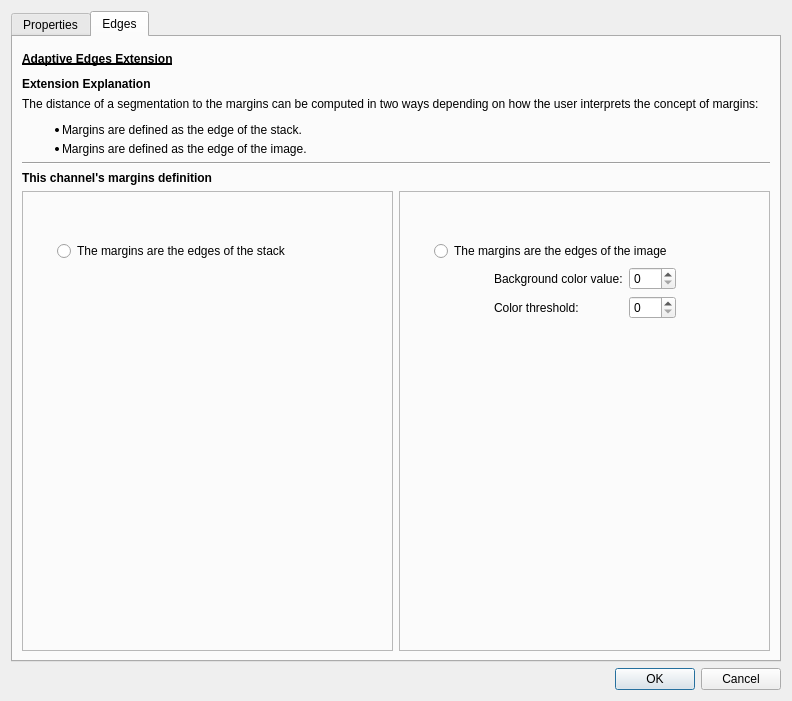
<?xml version="1.0" encoding="UTF-8"?>
<ui version="4.0">
 <class>ChannelInspector</class>
 <widget class="QDialog" name="ChannelInspector">
  <property name="geometry">
   <rect>
    <x>0</x>
    <y>0</y>
    <width>792</width>
    <height>701</height>
   </rect>
  </property>
  <property name="windowTitle">
   <string>Channel Inspector</string>
  </property>
  <layout class="QVBoxLayout" name="verticalLayout_9">
   <item>
    <widget class="QTabWidget" name="tabWidget">
     <property name="tabShape">
      <enum>QTabWidget::Rounded</enum>
     </property>
     <property name="currentIndex">
      <number>1</number>
     </property>
     <property name="elideMode">
      <enum>Qt::ElideNone</enum>
     </property>
     <widget class="QWidget" name="propertiesTab">
      <property name="toolTip">
       <string>Channel properties tab</string>
      </property>
      <property name="statusTip">
       <string>Channel properties tab</string>
      </property>
      <attribute name="title">
       <string>Properties</string>
      </attribute>
      <layout class="QVBoxLayout" name="verticalLayout_6">
       <item>
        <layout class="QHBoxLayout" name="mainLayout">
         <property name="sizeConstraint">
          <enum>QLayout::SetMaximumSize</enum>
         </property>
         <item>
          <layout class="QVBoxLayout" name="verticalLayout" stretch="0,0,0,0,0,0,0">
           <property name="sizeConstraint">
            <enum>QLayout::SetMinimumSize</enum>
           </property>
           <item>
            <widget class="QGroupBox" name="groupBox">
             <property name="sizePolicy">
              <sizepolicy hsizetype="MinimumExpanding" vsizetype="MinimumExpanding">
               <horstretch>0</horstretch>
               <verstretch>0</verstretch>
              </sizepolicy>
             </property>
             <property name="minimumSize">
              <size>
               <width>140</width>
               <height>0</height>
              </size>
             </property>
             <property name="title">
              <string>Spacing</string>
             </property>
             <property name="alignment">
              <set>Qt::AlignLeading|Qt::AlignLeft|Qt::AlignTop</set>
             </property>
             <layout class="QVBoxLayout" name="verticalLayout_2">
              <item>
               <layout class="QHBoxLayout" name="horizontalLayout">
                <item>
                 <widget class="QLabel" name="spacingX">
                  <property name="text">
                   <string>X:</string>
                  </property>
                 </widget>
                </item>
                <item>
                 <widget class="QDoubleSpinBox" name="spacingXBox">
                  <property name="toolTip">
                   <string>X coordinate spacing </string>
                  </property>
                  <property name="statusTip">
                   <string>X coordinate spacing </string>
                  </property>
                  <property name="suffix">
                   <string> nm</string>
                  </property>
                  <property name="decimals">
                   <number>4</number>
                  </property>
                  <property name="maximum">
                   <double>99999.990000000005239</double>
                  </property>
                 </widget>
                </item>
               </layout>
              </item>
              <item>
               <layout class="QHBoxLayout" name="horizontalLayout_2">
                <item>
                 <widget class="QLabel" name="label_2">
                  <property name="text">
                   <string>Y:</string>
                  </property>
                 </widget>
                </item>
                <item>
                 <widget class="QDoubleSpinBox" name="spacingYBox">
                  <property name="toolTip">
                   <string>Y coordinate spacing </string>
                  </property>
                  <property name="statusTip">
                   <string>Y coordinate spacing </string>
                  </property>
                  <property name="suffix">
                   <string> nm</string>
                  </property>
                  <property name="decimals">
                   <number>4</number>
                  </property>
                  <property name="maximum">
                   <double>99999.990000000005239</double>
                  </property>
                 </widget>
                </item>
               </layout>
              </item>
              <item>
               <layout class="QHBoxLayout" name="horizontalLayout_3">
                <item>
                 <widget class="QLabel" name="label_3">
                  <property name="text">
                   <string>Z:</string>
                  </property>
                 </widget>
                </item>
                <item>
                 <widget class="QDoubleSpinBox" name="spacingZBox">
                  <property name="toolTip">
                   <string>Z coordinate spacing </string>
                  </property>
                  <property name="statusTip">
                   <string>Z coordinate spacing </string>
                  </property>
                  <property name="suffix">
                   <string> nm</string>
                  </property>
                  <property name="decimals">
                   <number>4</number>
                  </property>
                  <property name="maximum">
                   <double>99999.990000000005239</double>
                  </property>
                 </widget>
                </item>
               </layout>
              </item>
              <item>
               <layout class="QHBoxLayout" name="horizontalLayout_10">
                <item>
                 <spacer name="horizontalSpacer">
                  <property name="orientation">
                   <enum>Qt::Horizontal</enum>
                  </property>
                  <property name="sizeHint" stdset="0">
                   <size>
                    <width>40</width>
                    <height>20</height>
                   </size>
                  </property>
                 </spacer>
                </item>
                <item>
                 <widget class="QLabel" name="label_4">
                  <property name="text">
                   <string>Units:</string>
                  </property>
                 </widget>
                </item>
                <item>
                 <widget class="QComboBox" name="unitsBox">
                  <property name="toolTip">
                   <string>Spacing units</string>
                  </property>
                  <property name="statusTip">
                   <string>Spacing units</string>
                  </property>
                  <property name="frame">
                   <bool>true</bool>
                  </property>
                  <item>
                   <property name="text">
                    <string> nm</string>
                   </property>
                  </item>
                  <item>
                   <property name="text">
                    <string> um</string>
                   </property>
                  </item>
                 </widget>
                </item>
                <item>
                 <spacer name="horizontalSpacer_2">
                  <property name="orientation">
                   <enum>Qt::Horizontal</enum>
                  </property>
                  <property name="sizeHint" stdset="0">
                   <size>
                    <width>40</width>
                    <height>20</height>
                   </size>
                  </property>
                 </spacer>
                </item>
               </layout>
              </item>
             </layout>
            </widget>
           </item>
           <item>
            <widget class="QGroupBox" name="groupBox_2">
             <property name="title">
              <string>Opacity</string>
             </property>
             <layout class="QVBoxLayout" name="verticalLayout_5" stretch="0,0">
              <item>
               <layout class="QHBoxLayout" name="horizontalLayout_4">
                <item>
                 <widget class="QSlider" name="opacitySlider">
                  <property name="toolTip">
                   <string>Channel's opacity value</string>
                  </property>
                  <property name="statusTip">
                   <string>Channel's opacity value</string>
                  </property>
                  <property name="maximum">
                   <number>100</number>
                  </property>
                  <property name="orientation">
                   <enum>Qt::Horizontal</enum>
                  </property>
                  <property name="invertedAppearance">
                   <bool>false</bool>
                  </property>
                  <property name="invertedControls">
                   <bool>false</bool>
                  </property>
                  <property name="tickPosition">
                   <enum>QSlider::NoTicks</enum>
                  </property>
                 </widget>
                </item>
                <item>
                 <widget class="QSpinBox" name="opacityBox">
                  <property name="toolTip">
                   <string>Channel's opacity value</string>
                  </property>
                  <property name="statusTip">
                   <string>Channel's opacity value</string>
                  </property>
                  <property name="suffix">
                   <string> %</string>
                  </property>
                  <property name="prefix">
                   <string/>
                  </property>
                  <property name="maximum">
                   <number>100</number>
                  </property>
                 </widget>
                </item>
               </layout>
              </item>
              <item>
               <widget class="QCheckBox" name="opacityCheck">
                <property name="text">
                 <string>Automatically managed</string>
                </property>
               </widget>
              </item>
             </layout>
            </widget>
           </item>
           <item>
            <widget class="QGroupBox" name="hueGroupBox">
             <property name="title">
              <string>Hue</string>
             </property>
             <layout class="QVBoxLayout" name="verticalLayout_3">
              <item>
               <layout class="QHBoxLayout" name="horizontalLayout_6" stretch="1,0">
                <item>
                 <widget class="QLabel" name="label">
                  <property name="text">
                   <string>Hue</string>
                  </property>
                 </widget>
                </item>
                <item>
                 <widget class="QSpinBox" name="hueBox">
                  <property name="minimumSize">
                   <size>
                    <width>0</width>
                    <height>0</height>
                   </size>
                  </property>
                  <property name="toolTip">
                   <string>Channel's hue value</string>
                  </property>
                  <property name="statusTip">
                   <string>Channel's hue value</string>
                  </property>
                  <property name="minimum">
                   <number>-1</number>
                  </property>
                  <property name="maximum">
                   <number>359</number>
                  </property>
                 </widget>
                </item>
               </layout>
              </item>
             </layout>
            </widget>
           </item>
           <item>
            <widget class="QGroupBox" name="groupBox_4">
             <property name="title">
              <string>Saturation</string>
             </property>
             <layout class="QHBoxLayout" name="horizontalLayout_7">
              <item>
               <widget class="QSlider" name="saturationSlider">
                <property name="toolTip">
                 <string>Channel's saturation value</string>
                </property>
                <property name="statusTip">
                 <string>Channel's saturation value</string>
                </property>
                <property name="maximum">
                 <number>100</number>
                </property>
                <property name="orientation">
                 <enum>Qt::Horizontal</enum>
                </property>
               </widget>
              </item>
              <item>
               <widget class="QSpinBox" name="saturationBox">
                <property name="toolTip">
                 <string>Channel's saturation value</string>
                </property>
                <property name="statusTip">
                 <string>Channel's saturation value</string>
                </property>
                <property name="suffix">
                 <string> %</string>
                </property>
                <property name="maximum">
                 <number>100</number>
                </property>
               </widget>
              </item>
             </layout>
            </widget>
           </item>
           <item>
            <widget class="QGroupBox" name="groupBox_5">
             <property name="title">
              <string>Contrast</string>
             </property>
             <layout class="QHBoxLayout" name="horizontalLayout_8">
              <item>
               <widget class="QSlider" name="contrastSlider">
                <property name="toolTip">
                 <string>Channel's contrast value</string>
                </property>
                <property name="statusTip">
                 <string>Channel's contrast value</string>
                </property>
                <property name="minimum">
                 <number>-255</number>
                </property>
                <property name="maximum">
                 <number>255</number>
                </property>
                <property name="tracking">
                 <bool>true</bool>
                </property>
                <property name="orientation">
                 <enum>Qt::Horizontal</enum>
                </property>
                <property name="tickPosition">
                 <enum>QSlider::NoTicks</enum>
                </property>
               </widget>
              </item>
              <item>
               <widget class="QSpinBox" name="contrastBox">
                <property name="toolTip">
                 <string>Channel's contrast value</string>
                </property>
                <property name="statusTip">
                 <string>Channel's contrast value</string>
                </property>
                <property name="suffix">
                 <string> %</string>
                </property>
                <property name="minimum">
                 <number>-100</number>
                </property>
                <property name="maximum">
                 <number>100</number>
                </property>
               </widget>
              </item>
             </layout>
            </widget>
           </item>
           <item>
            <widget class="QGroupBox" name="groupBox_6">
             <property name="title">
              <string>Brightness</string>
             </property>
             <layout class="QHBoxLayout" name="horizontalLayout_9">
              <item>
               <widget class="QSlider" name="brightnessSlider">
                <property name="toolTip">
                 <string>Channel's intensity value</string>
                </property>
                <property name="statusTip">
                 <string>Channel's intensity value</string>
                </property>
                <property name="minimum">
                 <number>-255</number>
                </property>
                <property name="maximum">
                 <number>255</number>
                </property>
                <property name="orientation">
                 <enum>Qt::Horizontal</enum>
                </property>
                <property name="tickPosition">
                 <enum>QSlider::NoTicks</enum>
                </property>
               </widget>
              </item>
              <item>
               <widget class="QSpinBox" name="brightnessBox">
                <property name="toolTip">
                 <string>Channel's intensity value</string>
                </property>
                <property name="statusTip">
                 <string>Channel's intensity value</string>
                </property>
                <property name="frame">
                 <bool>true</bool>
                </property>
                <property name="suffix">
                 <string> %</string>
                </property>
                <property name="minimum">
                 <number>-100</number>
                </property>
                <property name="maximum">
                 <number>100</number>
                </property>
               </widget>
              </item>
             </layout>
            </widget>
           </item>
           <item>
            <spacer name="verticalSpacer">
             <property name="orientation">
              <enum>Qt::Vertical</enum>
             </property>
             <property name="sizeHint" stdset="0">
              <size>
               <width>20</width>
               <height>40</height>
              </size>
             </property>
            </spacer>
           </item>
          </layout>
         </item>
        </layout>
       </item>
      </layout>
     </widget>
     <widget class="QWidget" name="edgesTab">
      <property name="toolTip">
       <string>Channel margins tab</string>
      </property>
      <property name="statusTip">
       <string>Channel margins tab</string>
      </property>
      <attribute name="title">
       <string>Edges</string>
      </attribute>
      <layout class="QVBoxLayout" name="verticalLayout_8">
       <item>
        <widget class="QLabel" name="label_5">
         <property name="minimumSize">
          <size>
           <width>0</width>
           <height>25</height>
          </size>
         </property>
         <property name="font">
          <font>
           <weight>75</weight>
           <bold>true</bold>
           <underline>true</underline>
          </font>
         </property>
         <property name="text">
          <string>Adaptive Edges Extension</string>
         </property>
        </widget>
       </item>
       <item>
        <widget class="QLabel" name="label_6">
         <property name="font">
          <font>
           <weight>75</weight>
           <bold>true</bold>
          </font>
         </property>
         <property name="text">
          <string>Extension Explanation</string>
         </property>
        </widget>
       </item>
       <item>
        <widget class="QLabel" name="label_7">
         <property name="text">
          <string>&lt;html&gt;&lt;head/&gt;&lt;body&gt;&lt;p&gt;The distance of a segmentation to the margins can be computed in two ways depending on how the user interprets the concept of margins:&lt;/p&gt;&lt;ul style=&quot;margin-top: 0px; margin-bottom: 0px; margin-left: 0px; margin-right: 0px; -qt-list-indent: 1;&quot;&gt;&lt;li style=&quot; margin-top:5px; margin-bottom:5px; margin-left:0px; margin-right:0px; -qt-block-indent:0; text-indent:0px;&quot;&gt;Margins are defined as the edge of the stack.&lt;/li&gt;&lt;li style=&quot; margin-top:5px; margin-bottom:5px; margin-left:0px; margin-right:0px; -qt-block-indent:0; text-indent:0px;&quot;&gt;Margins are defined as the edge of the image.&lt;/li&gt;&lt;/ul&gt;&lt;/body&gt;&lt;/html&gt;</string>
         </property>
         <property name="textFormat">
          <enum>Qt::RichText</enum>
         </property>
         <property name="scaledContents">
          <bool>false</bool>
         </property>
         <property name="wordWrap">
          <bool>true</bool>
         </property>
         <property name="textInteractionFlags">
          <set>Qt::NoTextInteraction</set>
         </property>
        </widget>
       </item>
       <item>
        <widget class="Line" name="line">
         <property name="orientation">
          <enum>Qt::Horizontal</enum>
         </property>
        </widget>
       </item>
       <item>
        <widget class="QLabel" name="label_10">
         <property name="font">
          <font>
           <weight>75</weight>
           <bold>true</bold>
          </font>
         </property>
         <property name="text">
          <string>This channel's margins definition</string>
         </property>
        </widget>
       </item>
       <item>
        <layout class="QHBoxLayout" name="horizontalLayout_12">
         <item>
          <widget class="QFrame" name="frame_2">
           <property name="frameShape">
            <enum>QFrame::StyledPanel</enum>
           </property>
           <property name="frameShadow">
            <enum>QFrame::Raised</enum>
           </property>
           <layout class="QVBoxLayout" name="verticalLayout_7">
            <item>
             <spacer name="horizontalSpacer_7">
              <property name="orientation">
               <enum>Qt::Horizontal</enum>
              </property>
              <property name="sizeHint" stdset="0">
               <size>
                <width>40</width>
                <height>20</height>
               </size>
              </property>
             </spacer>
            </item>
            <item>
             <widget class="QLabel" name="label_11">
              <property name="text">
               <string/>
              </property>
              <property name="pixmap">
               <pixmap resource="../../rsc/espina.qrc">:/espina/edges-stack.png</pixmap>
              </property>
              <property name="alignment">
               <set>Qt::AlignCenter</set>
              </property>
             </widget>
            </item>
            <item>
             <layout class="QHBoxLayout" name="horizontalLayout_5">
              <item>
               <widget class="QRadioButton" name="radioStackEdges">
                <property name="maximumSize">
                 <size>
                  <width>300</width>
                  <height>16777215</height>
                 </size>
                </property>
                <property name="text">
                 <string>The margins are the edges of the stack</string>
                </property>
                <property name="autoExclusive">
                 <bool>true</bool>
                </property>
               </widget>
              </item>
             </layout>
            </item>
            <item>
             <spacer name="verticalSpacer_2">
              <property name="orientation">
               <enum>Qt::Vertical</enum>
              </property>
              <property name="sizeHint" stdset="0">
               <size>
                <width>20</width>
                <height>40</height>
               </size>
              </property>
             </spacer>
            </item>
           </layout>
          </widget>
         </item>
         <item>
          <widget class="QFrame" name="frame">
           <property name="frameShape">
            <enum>QFrame::StyledPanel</enum>
           </property>
           <property name="frameShadow">
            <enum>QFrame::Raised</enum>
           </property>
           <layout class="QVBoxLayout" name="verticalLayout_4">
            <item>
             <spacer name="horizontalSpacer_6">
              <property name="orientation">
               <enum>Qt::Horizontal</enum>
              </property>
              <property name="sizeHint" stdset="0">
               <size>
                <width>40</width>
                <height>20</height>
               </size>
              </property>
             </spacer>
            </item>
            <item>
             <widget class="QLabel" name="adaptiveExample">
              <property name="text">
               <string/>
              </property>
              <property name="pixmap">
               <pixmap resource="../../rsc/espina.qrc">:/espina/edges-image.png</pixmap>
              </property>
              <property name="alignment">
               <set>Qt::AlignCenter</set>
              </property>
             </widget>
            </item>
            <item>
             <layout class="QHBoxLayout" name="horizontalLayout_11">
              <item>
               <widget class="QRadioButton" name="radioImageEdges">
                <property name="maximumSize">
                 <size>
                  <width>300</width>
                  <height>16777215</height>
                 </size>
                </property>
                <property name="text">
                 <string>The margins are the edges of the image</string>
                </property>
                <property name="autoExclusive">
                 <bool>true</bool>
                </property>
               </widget>
              </item>
             </layout>
            </item>
            <item>
             <layout class="QGridLayout" name="gridLayout">
              <item row="0" column="2">
               <widget class="QSpinBox" name="colorBox">
                <property name="maximumSize">
                 <size>
                  <width>60</width>
                  <height>16777215</height>
                 </size>
                </property>
                <property name="maximum">
                 <number>255</number>
                </property>
               </widget>
              </item>
              <item row="1" column="1">
               <widget class="QLabel" name="thresholdLabel">
                <property name="text">
                 <string>Color threshold:</string>
                </property>
               </widget>
              </item>
              <item row="1" column="2">
               <widget class="QSpinBox" name="thresholdBox">
                <property name="maximumSize">
                 <size>
                  <width>60</width>
                  <height>16777215</height>
                 </size>
                </property>
               </widget>
              </item>
              <item row="0" column="1">
               <widget class="QLabel" name="colorLabel">
                <property name="text">
                 <string>Background color value:</string>
                </property>
               </widget>
              </item>
              <item row="0" column="3">
               <spacer name="horizontalSpacer_5">
                <property name="orientation">
                 <enum>Qt::Horizontal</enum>
                </property>
                <property name="sizeHint" stdset="0">
                 <size>
                  <width>40</width>
                  <height>20</height>
                 </size>
                </property>
               </spacer>
              </item>
              <item row="0" column="0">
               <spacer name="horizontalSpacer_4">
                <property name="orientation">
                 <enum>Qt::Horizontal</enum>
                </property>
                <property name="sizeHint" stdset="0">
                 <size>
                  <width>40</width>
                  <height>20</height>
                 </size>
                </property>
               </spacer>
              </item>
             </layout>
            </item>
            <item>
             <spacer name="verticalSpacer_4">
              <property name="orientation">
               <enum>Qt::Vertical</enum>
              </property>
              <property name="sizeType">
               <enum>QSizePolicy::MinimumExpanding</enum>
              </property>
              <property name="sizeHint" stdset="0">
               <size>
                <width>20</width>
                <height>0</height>
               </size>
              </property>
             </spacer>
            </item>
           </layout>
          </widget>
         </item>
        </layout>
       </item>
      </layout>
     </widget>
    </widget>
   </item>
   <item>
    <layout class="QHBoxLayout" name="horizontalLayout_13">
     <item>
      <spacer name="horizontalSpacer_3">
       <property name="orientation">
        <enum>Qt::Horizontal</enum>
       </property>
       <property name="sizeHint" stdset="0">
        <size>
         <width>40</width>
         <height>20</height>
        </size>
       </property>
      </spacer>
     </item>
     <item>
      <widget class="QDialogButtonBox" name="okCancelBox">
       <property name="sizePolicy">
        <sizepolicy hsizetype="Maximum" vsizetype="Fixed">
         <horstretch>0</horstretch>
         <verstretch>0</verstretch>
        </sizepolicy>
       </property>
       <property name="orientation">
        <enum>Qt::Horizontal</enum>
       </property>
       <property name="standardButtons">
        <set>QDialogButtonBox::Cancel|QDialogButtonBox::Ok</set>
       </property>
       <property name="centerButtons">
        <bool>true</bool>
       </property>
      </widget>
     </item>
    </layout>
   </item>
  </layout>
 </widget>
 <resources>
  <include location="../../rsc/espina.qrc"/>
 </resources>
 <connections>
  <connection>
   <sender>opacitySlider</sender>
   <signal>valueChanged(int)</signal>
   <receiver>opacityBox</receiver>
   <slot>setValue(int)</slot>
   <hints>
    <hint type="sourcelabel">
     <x>646</x>
     <y>273</y>
    </hint>
    <hint type="destinationlabel">
     <x>770</x>
     <y>273</y>
    </hint>
   </hints>
  </connection>
  <connection>
   <sender>opacityBox</sender>
   <signal>valueChanged(int)</signal>
   <receiver>opacitySlider</receiver>
   <slot>setValue(int)</slot>
   <hints>
    <hint type="sourcelabel">
     <x>770</x>
     <y>273</y>
    </hint>
    <hint type="destinationlabel">
     <x>497</x>
     <y>273</y>
    </hint>
   </hints>
  </connection>
  <connection>
   <sender>saturationSlider</sender>
   <signal>valueChanged(int)</signal>
   <receiver>saturationBox</receiver>
   <slot>setValue(int)</slot>
   <hints>
    <hint type="sourcelabel">
     <x>493</x>
     <y>445</y>
    </hint>
    <hint type="destinationlabel">
     <x>771</x>
     <y>444</y>
    </hint>
   </hints>
  </connection>
  <connection>
   <sender>saturationBox</sender>
   <signal>valueChanged(int)</signal>
   <receiver>saturationSlider</receiver>
   <slot>setValue(int)</slot>
   <hints>
    <hint type="sourcelabel">
     <x>771</x>
     <y>444</y>
    </hint>
    <hint type="destinationlabel">
     <x>566</x>
     <y>445</y>
    </hint>
   </hints>
  </connection>
  <connection>
   <sender>okCancelBox</sender>
   <signal>accepted()</signal>
   <receiver>ChannelInspector</receiver>
   <slot>accept()</slot>
   <hints>
    <hint type="sourcelabel">
     <x>731</x>
     <y>618</y>
    </hint>
    <hint type="destinationlabel">
     <x>418</x>
     <y>648</y>
    </hint>
   </hints>
  </connection>
  <connection>
   <sender>okCancelBox</sender>
   <signal>rejected()</signal>
   <receiver>ChannelInspector</receiver>
   <slot>reject()</slot>
   <hints>
    <hint type="sourcelabel">
     <x>650</x>
     <y>620</y>
    </hint>
    <hint type="destinationlabel">
     <x>654</x>
     <y>648</y>
    </hint>
   </hints>
  </connection>
 </connections>
</ui>
